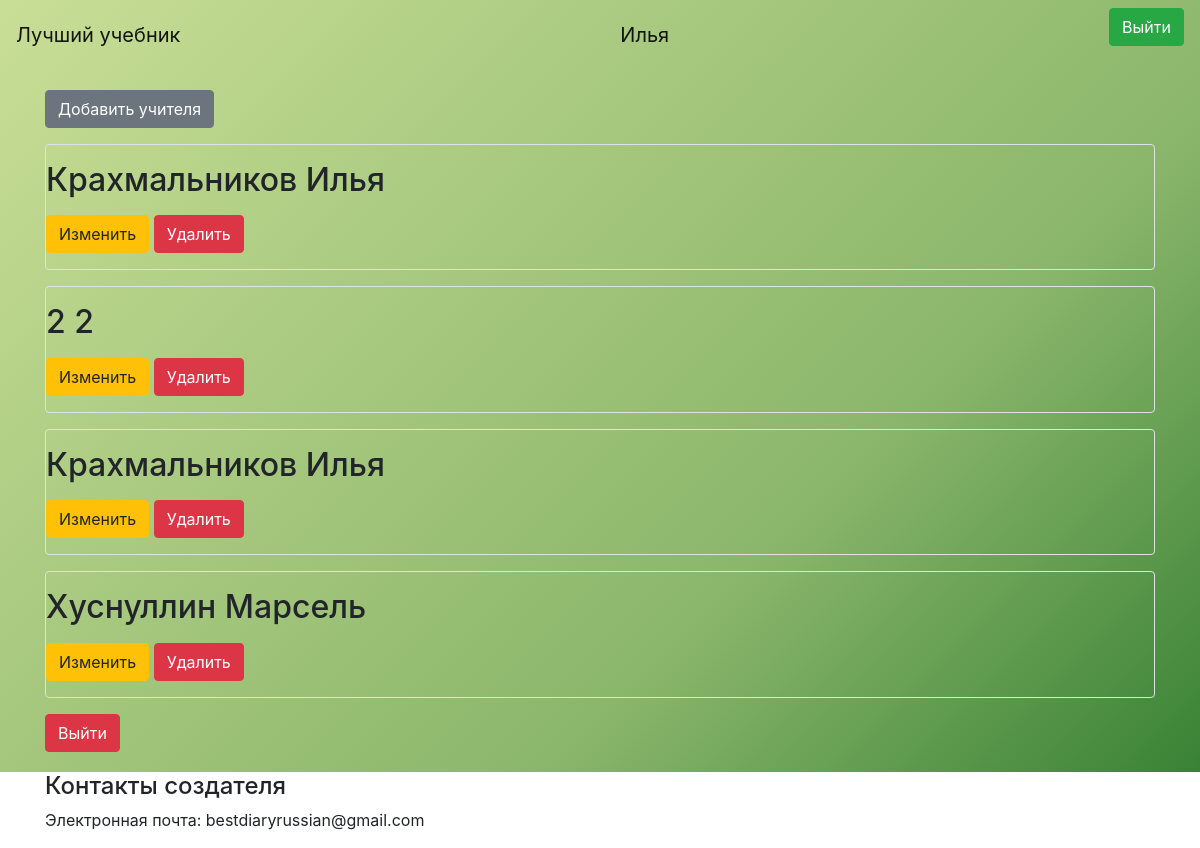
Screenshot of /allTeachersAdmin (signed in) with the database file from the repository.
### data/teachers.py (models this page shows, shortened)
class Teacher(SqlAlchemyBase, UserMixin):
    __tablename__ = 'teachers'
    id = sqlalchemy.Column(sqlalchemy.Integer,
                           primary_key=True, autoincrement=True)
    surname = sqlalchemy.Column(sqlalchemy.String, nullable=True)
    name = sqlalchemy.Column(sqlalchemy.String, nullable=True)
    login = sqlalchemy.Column(sqlalchemy.String, nullable=True)
    email = sqlalchemy.Column(sqlalchemy.String, nullable=True)
    hashed_password = sqlalchemy.Column(sqlalchemy.String, nullable=True)
    adminId = sqlalchemy.Column(sqlalchemy.Integer, nullable=True)

### main.py (the view)
@app.route("/allTeachersAdmin")
def allTeachersAdmin():
    coc = request.cookies.get("coc", 0)
    if coc:
        us = coc.split(';')[1]
        nameUs = coc.split(';')[2]
        db_sess = db_session.create_session()
        userUs = db_sess.query(Admin).filter(
            Admin.id == int(coc.split(';')[0])).first()
        a = []
        for i in db_sess.query(Teacher).filter(Teacher.adminId == userUs.id):
            a.append([i.id, i.surname, i.name])
        return render_template("allTeachersAdmin.html", us=us, nameUs=nameUs,
                               news=a)
    else:
        return redirect("/")

### data/db_session.py (called while the page is built)
def create_session() -> Session:
    global __factory
    return __factory()

### main.py (called while the page is built)
@login_manager.user_loader
def load_user(user_id):
    db_sess = db_session.create_session()
    return db_sess.query(User).get(user_id)

### templates/allTeachersAdmin.html (shortened to what this page needs)
<html lang="en">
<head>
</head>
<body>
{% extends "base.html" %}
{% block content %}
{% if us == "admin" %}
<a href="/newTeacherAdmin" class="btn btn-secondary">Добавить учителя</a>
{% for item in news%}
<div class="col-md6 border rounded">
    <h2>{{item[1]}} {{item[2]}}</h2>
    <div>
        <a href="/newTeacherAdmin/{{ item[0] }}" class="btn btn-warning">
            Изменить
        </a>
        <a href="/teacher_deleteAdmin/{{ item[0] }}" class="btn btn-danger">
            Удалить
        </a>
    </div>
</div>
{% endfor %}
<a href="/admin" class="btn btn-danger">
    Выйти
</a>
{% endif %}
{% endblock %}

### rows the page displays
Teacher: surname "Крахмальников", name "Илья"
Teacher: surname "Крахмальников", name "Илья"
Teacher: surname "Хуснуллин", name "Марсель"

### other values shown
{{ nameUs }} "Илья"
{{ item[1] }} "2"
{{ item[2] }} "2"
